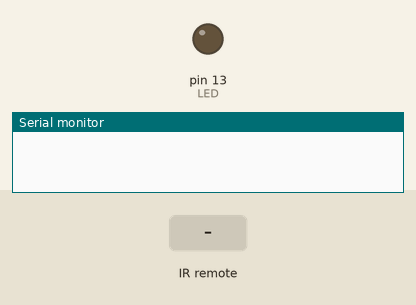
A sketch run on a simulated Arduino Uno, built with avr-gcc and run on an emulated ATmega328P. On the bench: output pins drawn as LEDs (lit = HIGH), the last lines printed to the serial monitor. Inputs (shaded band) come from the test bench.

Above: at 1.2 s.
1.3 s: infrared code 0xFFA25D received
At 2.7 s:
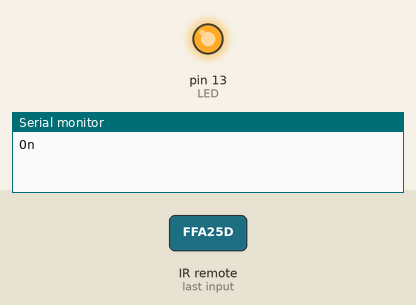
Timing chart, 0 to 4.3 s (numbered marks = the images above; inputs shaded):
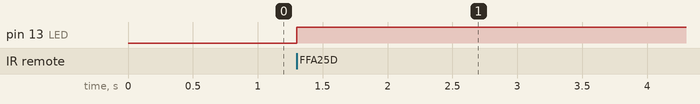

The sketch:

IR-Fernbedienung.ino
```cpp
#include <IRremote.h>   // Das Programm greift an dieser Stelle auf eine „Library“ zurück. Das erleichtert einem viel Arbeit. Denn das Infrarotlicht wird mit einem Code verschlüsselt gesendet. Um diesen Code selber auszulesen und in passende Werte umzuwandeln, wären sehr viele Zeilen Code erforderlich.

#define LED 13
#define RECV_PIN 11  //  Der Kontakt der am Infrarotsensor die Daten ausgibt, wird mit Pin 11 des Arduinoboards verbunden.

IRrecv irrecv(RECV_PIN);   // An dieser Stelle wird ein Objekt definiert, dass den Infrarotsensor an Pin 11 ausliest.

decode_results results;  // Dieser Befehl sorgt dafür, dass die Daten, die per Infrarot eingelesen werden unter „results“ abgespeichert werden.
int IR_counter = 0;

bool LED_State = false;

void setup()
{

Serial.begin(9600);    //Im Setup wird die Serielle Verbindung gestartet, damit man sich die Empfangenen Daten der Fernbedienung per seriellen Monitor ansehen kann.

pinMode (LED, OUTPUT);

irrecv.enableIRIn();   //Dieser Befehl initialisiert den Infrarotempfänger.

}


void loop()

{

if (irrecv.decode(&results)) {    //Wenn Daten empfangen wurden,
  if(IR_counter++ % 2 == 0)
  {
    if(results.value == 16753245)
    {
      LED_State ^= 1;
      digitalWrite(LED, LED_State);
      if(LED_State)
      {
        Serial.println("On");
      }
      else
      {
        Serial.println("Off");
      }
    }
  }


irrecv.resume();  //Der nächste Wert soll vom IR-Empfänger eingelesen werden
}
}
```

Measured:
- after the input at 1.3 s, pin 13 (LED): LOW → HIGH at once
